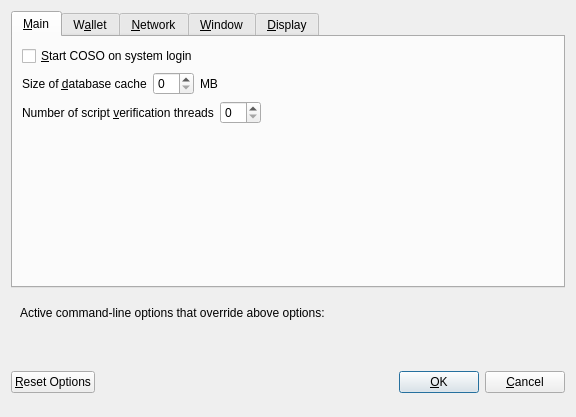
<?xml version="1.0" encoding="UTF-8"?>
<ui version="4.0">
 <class>OptionsDialog</class>
 <widget class="QDialog" name="OptionsDialog">
  <property name="geometry">
   <rect>
    <x>0</x>
    <y>0</y>
    <width>576</width>
    <height>417</height>
   </rect>
  </property>
  <property name="windowTitle">
   <string>Options</string>
  </property>
  <property name="modal">
   <bool>true</bool>
  </property>
  <layout class="QVBoxLayout" name="verticalLayout">
   <item>
    <widget class="QTabWidget" name="tabWidget">
     <property name="currentIndex">
      <number>0</number>
     </property>
     <widget class="QWidget" name="tabMain">
      <attribute name="title">
       <string>&amp;Main</string>
      </attribute>
      <layout class="QVBoxLayout" name="verticalLayout_Main">
       <item>
        <widget class="QCheckBox" name="bitcoinAtStartup">
         <property name="toolTip">
          <string>Automatically start COSO after logging in to the system.</string>
         </property>
         <property name="text">
          <string>&amp;Start COSO on system login</string>
         </property>
        </widget>
       </item>
       <item>
        <layout class="QHBoxLayout" name="horizontalLayout_2_Main">
         <item>
          <widget class="QLabel" name="databaseCacheLabel">
           <property name="text">
            <string>Size of &amp;database cache</string>
           </property>
           <property name="textFormat">
            <enum>Qt::PlainText</enum>
           </property>
           <property name="buddy">
            <cstring>databaseCache</cstring>
           </property>
          </widget>
         </item>
         <item>
          <widget class="QSpinBox" name="databaseCache"/>
         </item>
         <item>
          <widget class="QLabel" name="databaseCacheUnitLabel">
           <property name="text">
            <string>MB</string>
           </property>
           <property name="textFormat">
            <enum>Qt::PlainText</enum>
           </property>
          </widget>
         </item>
         <item>
          <spacer name="horizontalSpacer_2_Main">
           <property name="orientation">
            <enum>Qt::Horizontal</enum>
           </property>
           <property name="sizeHint" stdset="0">
            <size>
             <width>40</width>
             <height>20</height>
            </size>
           </property>
          </spacer>
         </item>
        </layout>
       </item>
       <item>
        <layout class="QHBoxLayout" name="horizontalLayout_3_Main">
         <item>
          <widget class="QLabel" name="threadsScriptVerifLabel">
           <property name="text">
            <string>Number of script &amp;verification threads</string>
           </property>
           <property name="textFormat">
            <enum>Qt::PlainText</enum>
           </property>
           <property name="buddy">
            <cstring>threadsScriptVerif</cstring>
           </property>
          </widget>
         </item>
         <item>
          <widget class="QSpinBox" name="threadsScriptVerif">
           <property name="toolTip">
            <string>(0 = auto, &lt;0 = leave that many cores free)</string>
           </property>
          </widget>
         </item>
         <item>
          <spacer name="horizontalSpacer_3_Main">
           <property name="orientation">
            <enum>Qt::Horizontal</enum>
           </property>
           <property name="sizeHint" stdset="0">
            <size>
             <width>40</width>
             <height>20</height>
            </size>
           </property>
          </spacer>
         </item>
        </layout>
       </item>
       <item>
        <spacer name="verticalSpacer_Main">
         <property name="orientation">
          <enum>Qt::Vertical</enum>
         </property>
         <property name="sizeHint" stdset="0">
          <size>
           <width>20</width>
           <height>40</height>
          </size>
         </property>
        </spacer>
       </item>
      </layout>
     </widget>
     <widget class="QWidget" name="tabWallet">
      <attribute name="title">
       <string>W&amp;allet</string>
      </attribute>
      <layout class="QVBoxLayout" name="verticalLayout_Wallet">
       <item>
        <widget class="QGroupBox" name="groupBox">
         <property name="title">
          <string>Expert</string>
         </property>
         <layout class="QVBoxLayout" name="verticalLayout_2">
          <item>
           <widget class="QCheckBox" name="coinControlFeatures">
            <property name="toolTip">
             <string>Whether to show coin control features or not.</string>
            </property>
            <property name="text">
             <string>Enable coin &amp;control features</string>
            </property>
           </widget>
          </item>
          <item>
           <widget class="QCheckBox" name="showMasternodesTab">
            <property name="toolTip">
             <string>Show additional tab listing all your masternodes in first sub-tab&lt;br/&gt;and all masternodes on the network in second sub-tab.</string>
            </property>
            <property name="text">
             <string>Show Masternodes Tab</string>
            </property>
           </widget>
          </item>
          <item>
           <widget class="QCheckBox" name="spendZeroConfChange">
            <property name="toolTip">
             <string>If you disable the spending of unconfirmed change, the change from a transaction&lt;br/&gt;cannot be used until that transaction has at least one confirmation.&lt;br/&gt;This also affects how your balance is computed.</string>
            </property>
            <property name="text">
             <string>&amp;Spend unconfirmed change</string>
            </property>
           </widget>
          </item>
         </layout>
        </widget>
       </item>
       <item>
        <spacer name="verticalSpacer_Wallet">
         <property name="orientation">
          <enum>Qt::Vertical</enum>
         </property>
         <property name="sizeHint" stdset="0">
          <size>
           <width>20</width>
           <height>40</height>
          </size>
         </property>
        </spacer>
       </item>
      </layout>
     </widget>
     <widget class="QWidget" name="tabNetwork">
      <attribute name="title">
       <string>&amp;Network</string>
      </attribute>
      <layout class="QVBoxLayout" name="verticalLayout_Network">
       <item>
        <widget class="QCheckBox" name="mapPortUpnp">
         <property name="toolTip">
          <string>Automatically open the COSO client port on the router. This only works when your router supports UPnP and it is enabled.</string>
         </property>
         <property name="text">
          <string>Map port using &amp;UPnP</string>
         </property>
        </widget>
       </item>
       <item>
        <widget class="QCheckBox" name="allowIncoming">
         <property name="toolTip">
          <string>Accept connections from outside</string>
         </property>
         <property name="text">
          <string>Allow incoming connections</string>
         </property>
        </widget>
       </item>
       <item>
        <widget class="QCheckBox" name="connectSocks">
         <property name="toolTip">
          <string>Connect to the COSO network through a SOCKS5 proxy.</string>
         </property>
         <property name="text">
          <string>&amp;Connect through SOCKS5 proxy (default proxy):</string>
         </property>
        </widget>
       </item>
       <item>
        <layout class="QHBoxLayout" name="horizontalLayout_1_Network">
         <item>
          <widget class="QLabel" name="proxyIpLabel">
           <property name="text">
            <string>Proxy &amp;IP:</string>
           </property>
           <property name="textFormat">
            <enum>Qt::PlainText</enum>
           </property>
           <property name="buddy">
            <cstring>proxyIp</cstring>
           </property>
          </widget>
         </item>
         <item>
          <widget class="QValidatedLineEdit" name="proxyIp">
           <property name="minimumSize">
            <size>
             <width>140</width>
             <height>0</height>
            </size>
           </property>
           <property name="maximumSize">
            <size>
             <width>140</width>
             <height>16777215</height>
            </size>
           </property>
           <property name="toolTip">
            <string>IP address of the proxy (e.g. IPv4: 127.0.0.1 / IPv6: ::1)</string>
           </property>
          </widget>
         </item>
         <item>
          <widget class="QLabel" name="proxyPortLabel">
           <property name="text">
            <string>&amp;Port:</string>
           </property>
           <property name="textFormat">
            <enum>Qt::PlainText</enum>
           </property>
           <property name="buddy">
            <cstring>proxyPort</cstring>
           </property>
          </widget>
         </item>
         <item>
          <widget class="QLineEdit" name="proxyPort">
           <property name="minimumSize">
            <size>
             <width>55</width>
             <height>0</height>
            </size>
           </property>
           <property name="maximumSize">
            <size>
             <width>55</width>
             <height>16777215</height>
            </size>
           </property>
           <property name="toolTip">
            <string>Port of the proxy (e.g. 9050)</string>
           </property>
          </widget>
         </item>
         <item>
          <spacer name="horizontalSpacer_1_Network">
           <property name="orientation">
            <enum>Qt::Horizontal</enum>
           </property>
           <property name="sizeHint" stdset="0">
            <size>
             <width>40</width>
             <height>20</height>
            </size>
           </property>
          </spacer>
         </item>
        </layout>
       </item>
       <item>
        <spacer name="verticalSpacer_Network">
         <property name="orientation">
          <enum>Qt::Vertical</enum>
         </property>
         <property name="sizeHint" stdset="0">
          <size>
           <width>20</width>
           <height>40</height>
          </size>
         </property>
        </spacer>
       </item>
      </layout>
     </widget>
     <widget class="QWidget" name="tabWindow">
      <attribute name="title">
       <string>&amp;Window</string>
      </attribute>
      <layout class="QVBoxLayout" name="verticalLayout_Window">
       <item>
        <widget class="QCheckBox" name="minimizeToTray">
         <property name="toolTip">
          <string>Show only a tray icon after minimizing the window.</string>
         </property>
         <property name="text">
          <string>&amp;Minimize to the tray instead of the taskbar</string>
         </property>
        </widget>
       </item>
       <item>
        <widget class="QCheckBox" name="minimizeOnClose">
         <property name="toolTip">
          <string>Minimize instead of exit the application when the window is closed. When this option is enabled, the application will be closed only after selecting Quit in the menu.</string>
         </property>
         <property name="text">
          <string>M&amp;inimize on close</string>
         </property>
        </widget>
       </item>
       <item>
        <spacer name="verticalSpacer_Window">
         <property name="orientation">
          <enum>Qt::Vertical</enum>
         </property>
         <property name="sizeHint" stdset="0">
          <size>
           <width>20</width>
           <height>40</height>
          </size>
         </property>
        </spacer>
       </item>
      </layout>
     </widget>
     <widget class="QWidget" name="tabDisplay">
      <attribute name="title">
       <string>&amp;Display</string>
      </attribute>
      <layout class="QVBoxLayout" name="verticalLayout_Display">
       <item>
        <layout class="QHBoxLayout" name="horizontalLayout_1_Display">
         <item>
          <widget class="QLabel" name="langLabel">
           <property name="text">
            <string>User Interface &amp;language:</string>
           </property>
           <property name="textFormat">
            <enum>Qt::PlainText</enum>
           </property>
           <property name="buddy">
            <cstring>lang</cstring>
           </property>
          </widget>
         </item>
         <item>
          <widget class="QValueComboBox" name="lang">
           <property name="toolTip">
            <string>The user interface language can be set here. This setting will take effect after restarting COSO.</string>
           </property>
          </widget>
         </item>
        </layout>
       </item>
       <item>
        <widget class="QLabel" name="label_3">
         <property name="toolTip">
          <string notr="true"/>
         </property>
         <property name="statusTip">
          <string notr="true"/>
         </property>
         <property name="whatsThis">
          <string notr="true"/>
         </property>
         <property name="accessibleName">
          <string notr="true"/>
         </property>
         <property name="text">
          <string>Language missing or translation incomplete? Help contributing translations here:
https://www.transifex.com/coso-project/coso-project-translations</string>
         </property>
         <property name="wordWrap">
          <bool>true</bool>
         </property>
         <property name="openExternalLinks">
          <bool>true</bool>
         </property>
         <property name="textInteractionFlags">
          <set>Qt::TextBrowserInteraction</set>
         </property>
        </widget>
       </item>
       <item>
        <layout class="QHBoxLayout" name="horizontalLayout_4_Display" stretch="0,0">
         <item>
          <widget class="QLabel" name="themeLabel">
           <property name="text">
            <string>User Interface Theme:</string>
           </property>
          </widget>
         </item>
         <item>
          <widget class="QValueComboBox" name="theme"/>
         </item>
        </layout>
       </item>
       <item>
        <widget class="Line" name="line">
         <property name="orientation">
          <enum>Qt::Horizontal</enum>
         </property>
        </widget>
       </item>
       <item>
        <layout class="QHBoxLayout" name="horizontalLayout_2_Display">
         <item>
          <widget class="QLabel" name="unitLabel">
           <property name="text">
            <string>&amp;Unit to show amounts in:</string>
           </property>
           <property name="textFormat">
            <enum>Qt::PlainText</enum>
           </property>
           <property name="buddy">
            <cstring>unit</cstring>
           </property>
          </widget>
         </item>
         <item>
          <widget class="QValueComboBox" name="unit">
           <property name="toolTip">
            <string>Choose the default subdivision unit to show in the interface and when sending coins.</string>
           </property>
          </widget>
         </item>
        </layout>
       </item>
       <item>
        <layout class="QHBoxLayout" name="horizontalLayout_5_Display">
         <item>
          <widget class="QLabel" name="digitsLabel">
           <property name="text">
            <string>Decimal digits</string>
           </property>
          </widget>
         </item>
         <item>
          <widget class="QValueComboBox" name="digits"/>
         </item>
        </layout>
       </item>
       <item>
        <layout class="QHBoxLayout" name="horizontalLayout_3_Display">
         <item>
          <widget class="QLabel" name="thirdPartyTxUrlsLabel">
           <property name="toolTip">
            <string>Third party URLs (e.g. a block explorer) that appear in the transactions tab as context menu items. %s in the URL is replaced by transaction hash. Multiple URLs are separated by vertical bar |.</string>
           </property>
           <property name="text">
            <string>Third party transaction URLs</string>
           </property>
           <property name="buddy">
            <cstring>thirdPartyTxUrls</cstring>
           </property>
          </widget>
         </item>
         <item>
          <widget class="QLineEdit" name="thirdPartyTxUrls">
           <property name="toolTip">
            <string>Third party URLs (e.g. a block explorer) that appear in the transactions tab as context menu items. %s in the URL is replaced by transaction hash. Multiple URLs are separated by vertical bar |.</string>
           </property>
          </widget>
         </item>
        </layout>
       </item>
       <item>
        <spacer name="verticalSpacer">
         <property name="orientation">
          <enum>Qt::Vertical</enum>
         </property>
         <property name="sizeHint" stdset="0">
          <size>
           <width>20</width>
           <height>40</height>
          </size>
         </property>
        </spacer>
       </item>
      </layout>
     </widget>
    </widget>
   </item>
   <item>
    <widget class="QFrame" name="frame">
     <layout class="QVBoxLayout" name="verticalLayout_Bottom">
      <item>
       <layout class="QHBoxLayout" name="horizontalLayout_Bottom">
        <item>
         <widget class="QLabel" name="overriddenByCommandLineInfoLabel">
          <property name="text">
           <string>Active command-line options that override above options:</string>
          </property>
          <property name="textFormat">
           <enum>Qt::PlainText</enum>
          </property>
         </widget>
        </item>
        <item>
         <spacer name="horizontalSpacer_Bottom">
          <property name="orientation">
           <enum>Qt::Horizontal</enum>
          </property>
          <property name="sizeHint" stdset="0">
           <size>
            <width>40</width>
            <height>20</height>
           </size>
          </property>
         </spacer>
        </item>
       </layout>
      </item>
      <item>
       <widget class="QLabel" name="overriddenByCommandLineLabel">
        <property name="text">
         <string/>
        </property>
        <property name="textFormat">
         <enum>Qt::PlainText</enum>
        </property>
        <property name="wordWrap">
         <bool>true</bool>
        </property>
       </widget>
      </item>
     </layout>
    </widget>
   </item>
   <item>
    <layout class="QHBoxLayout" name="horizontalLayout_Buttons">
     <item>
      <widget class="QPushButton" name="resetButton">
       <property name="toolTip">
        <string>Reset all client options to default.</string>
       </property>
       <property name="text">
        <string>&amp;Reset Options</string>
       </property>
       <property name="autoDefault">
        <bool>false</bool>
       </property>
      </widget>
     </item>
     <item>
      <spacer name="horizontalSpacer_1">
       <property name="orientation">
        <enum>Qt::Horizontal</enum>
       </property>
       <property name="sizeHint" stdset="0">
        <size>
         <width>40</width>
         <height>48</height>
        </size>
       </property>
      </spacer>
     </item>
     <item>
      <widget class="QLabel" name="statusLabel">
       <property name="minimumSize">
        <size>
         <width>200</width>
         <height>0</height>
        </size>
       </property>
       <property name="font">
        <font>
         <weight>75</weight>
         <bold>true</bold>
        </font>
       </property>
       <property name="text">
        <string/>
       </property>
       <property name="textFormat">
        <enum>Qt::PlainText</enum>
       </property>
       <property name="wordWrap">
        <bool>true</bool>
       </property>
      </widget>
     </item>
     <item>
      <spacer name="horizontalSpacer_2">
       <property name="orientation">
        <enum>Qt::Horizontal</enum>
       </property>
       <property name="sizeHint" stdset="0">
        <size>
         <width>40</width>
         <height>48</height>
        </size>
       </property>
      </spacer>
     </item>
     <item>
      <widget class="QPushButton" name="okButton">
       <property name="text">
        <string>&amp;OK</string>
       </property>
       <property name="autoDefault">
        <bool>false</bool>
       </property>
       <property name="default">
        <bool>true</bool>
       </property>
      </widget>
     </item>
     <item>
      <widget class="QPushButton" name="cancelButton">
       <property name="text">
        <string>&amp;Cancel</string>
       </property>
       <property name="autoDefault">
        <bool>false</bool>
       </property>
      </widget>
     </item>
    </layout>
   </item>
  </layout>
 </widget>
 <customwidgets>
  <customwidget>
   <class>QValidatedLineEdit</class>
   <extends>QLineEdit</extends>
   <header>qvalidatedlineedit.h</header>
  </customwidget>
  <customwidget>
   <class>QValueComboBox</class>
   <extends>QComboBox</extends>
   <header>qvaluecombobox.h</header>
  </customwidget>
 </customwidgets>
 <resources/>
 <connections/>
</ui>
